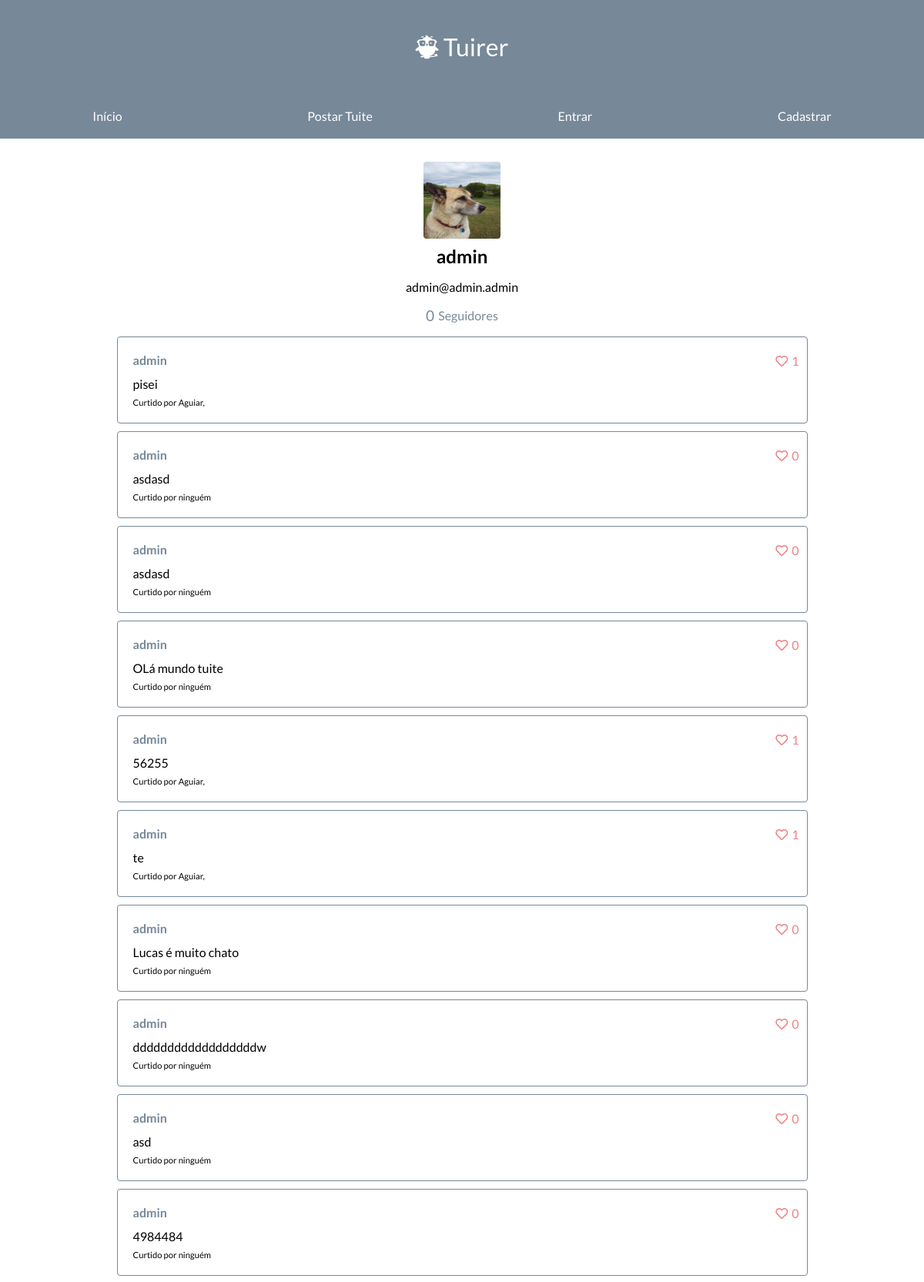
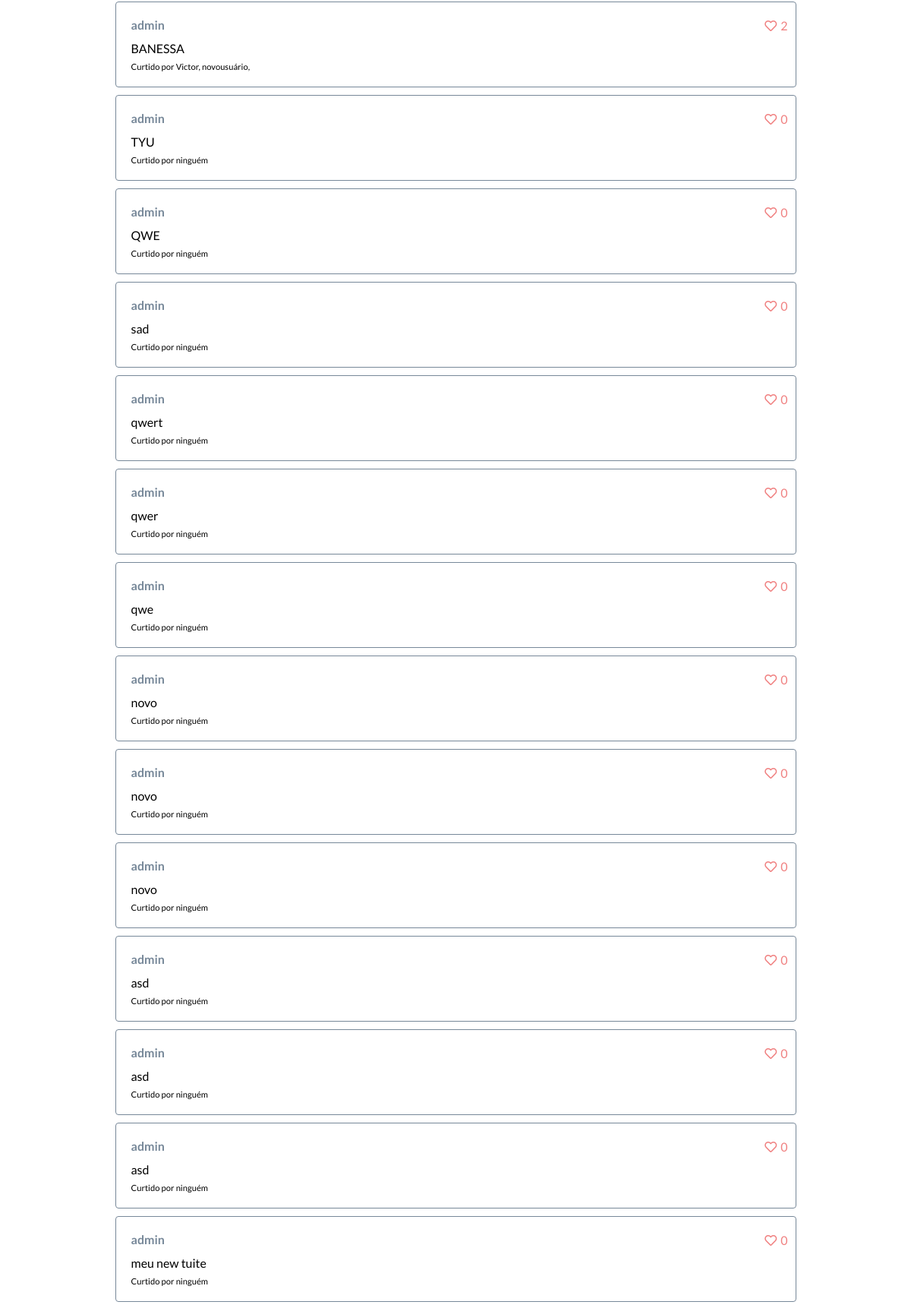
The page /perfil/1/ (upper part) on the database its author committed (2 pictures, top to bottom).
### users/models.py (models this page shows)
class User(AbstractUser):
    picture = models.ImageField('Foto de perfil', default='img/blank-profile-picture.png')
    following = models.ManyToManyField('self', related_name="seguidores", symmetrical=False, blank=True)
    @property
    def followers_count(self):
        return self.seguidores.count()

### tuites/models.py (models this page shows)
class Tuite(models.Model):
    content = models.CharField('Tuite', max_length=280)
    author = models.ForeignKey(
        'users.User',
        on_delete = models.CASCADE, #models.PROTECT protege da exclusão, e impede excluir o usuário até excluir os tuites
        related_name = 'tuites' #Permite chamar a partir do model de User os tuites que se relacionam com ele
    )
    date_created = models.DateTimeField(auto_now_add=True)
    liked_by = models.ManyToManyField('users.User', blank = True)
    @property
    def likes_count(self):
        return self.liked_by.count()
    objects = TuitesManager() #Sobrescrevendo o atributo objects para nosso manager criado, mas como herança, apenas herdando e colocando a mais
    def __str__(self):
        return f'{self.author.username}: {self.content}'
    class Meta:
        ordering = ('-date_created', )

### users/views.py (the view)
# urls.py: path('perfil/<int:pk>/', ProfileView.as_view(), name="profile"),
class ProfileView(DetailView):
    model = User
    template_name = 'profile.html'
    context_object_name = 'profile' #muda o nome do model a ser puxado no html

### tuites/context_processors.py (called while the page is built)
def eu(request):
    return {
        'eu': 'Vanessa'
    }

### tuites/templatetags/tuite_likes.py (called while the page is built)
@register.simple_tag(takes_context=True)
def tuite_liked_icon(context):
    user = context.get('user')
    tuite = context.get('tuite')
    user_has_liked = tuite.liked_by.filter(pk=user.pk).exists()
    if user_has_liked:
        return format_html('<i class="fas fa-heart"></i>')
    return format_html('<i class="far fa-heart"></i>')

### templates/profile.html (shortened to what this page needs)
{% extends 'base.html' %}
{% load follow_user %}
{% block body %}
<div class="profile">
    <div class="profile-picture">
        <img src="{{ profile.picture.url }}" alt="">
    </div>
    {% if profile == request.user %}
        <h2>{{profile.username}} (Eu)</h2>
    {% else %}
        <h2>{{profile.username}}</h2>
    {% endif %}
    <p>{{ profile.email }}</p>
    <div class="profile-follow">
        <div>{{ profile.followers_count }}</div>
        <a class="profile-followers" href="{% url 'users:seguidores' profile.pk %}">Seguidor{{ profile.followers_count|pluralize:"es" }}</a>
    </div>
    {% for tuite in profile.tuites.all %}
        {% include 'includes/card.html' %}
    {% endfor %}
</div>
{% endblock %}

### templates/includes/card.html
{% load tuite_likes %}
<div class="card-tuite" id="{{ tuite.id }}">
        <div class="card-author"><b><a href="{% url 'users:profile' tuite.author.pk %}">{{tuite.author}}</a></b></div>
        <div class="card-content">
            {{tuite.content}}
        </div>
        <div class="likes">
            Curtido por
            {% for user in tuite.liked_by.all %}
                {{ user }},
            {% empty %}
                ninguém
            {% endfor %}
        </div>
        <div class="card-like">
            {% if request.user.is_authenticated %}
                <a href="{% url 'tuites:like' tuite.pk %}">
                    {% tuite_liked_icon %}
                </a>
            {% else %}
                <a href="{% url 'users:login' %}">
                    {% tuite_liked_icon %}
                </a>
            {% endif %}
            <p>{{ tuite.likes_count }}</p>
        </div>
</div>

### static/css/style.css (style rules this page uses)
body { background-color: white; margin: 0; }
html { font-size: 16px; font-family: 'Lato', sans-serif; }
a { text-decoration: none; }
.card-tuite { width: 70%; padding: 20px; padding-right: 35px; background: white; margin-bottom: 10px; border-radius: 4px; position: relative; border: 1px solid #778899; }
.card-author { padding-bottom: 12px; }
.card-author a { color: #778899; }
.card-content { padding-bottom: 8px; }
.card-like { display: flex; align-items: center; position: absolute; right: 10px; top: 21px; }
.card-like p { margin: 0; margin-left: 5px; color: lightcoral; }
.card-like a { color: lightcoral; }
.profile { display: flex; flex-direction: column; align-items: center; margin-top: 30px; margin-bottom: 25px; }
.profile h2 { margin-top: 8px; margin-bottom: 0; }
.profile-picture img { width: 100px; height: 100px; border-radius: 4px; }
.profile-follow { display: flex; align-items: center; margin-bottom: 16px; }
.profile-followers { color: #778899; }
.profile-follow div { color: #778899; margin-right: 5px; font-size: 1.2rem; }
.likes { font-size: 0.7rem; }

### rows shown on the page
User: picture (picture), username "admin", email "admin@admin.admin", followers_count "0"
Tuite: author "admin", content "pisei", likes_count "1"
User: username "Aguiar"
Tuite: author "admin", content "asdasd", likes_count "0"
Tuite: author "admin", content "asdasd", likes_count "0"
Tuite: author "admin", content "OLá mundo tuite", likes_count "0"
Tuite: author "admin", content "56255", likes_count "1"
Tuite: author "admin", content "te", likes_count "1"
Tuite: author "admin", content "Lucas é muito chato", likes_count "0"
Tuite: author "admin", content "ddddddddddddddddddw", likes_count "0"
Tuite: author "admin", content "asd", likes_count "0"
Tuite: author "admin", content "4984484", likes_count "0"
Tuite: author "admin", content "BANESSA", likes_count "2"
User: username "Victor"
User: username "novousuário"
Tuite: author "admin", content "TYU", likes_count "0"
Tuite: author "admin", content "QWE", likes_count "0"
Tuite: author "admin", content "sad", likes_count "0"
Tuite: author "admin", content "qwert", likes_count "0"
Tuite: author "admin", content "qwer", likes_count "0"
Tuite: author "admin", content "qwe", likes_count "0"
Tuite: author "admin", content "novo", likes_count "0"
Tuite: author "admin", content "novo", likes_count "0"
Tuite: author "admin", content "novo", likes_count "0"
Tuite: author "admin", content "asd", likes_count "0"
Tuite: author "admin", content "asd", likes_count "0"
Tuite: author "admin", content "asd", likes_count "0"
Tuite: author "admin", content "meu new tuite", likes_count "0"
